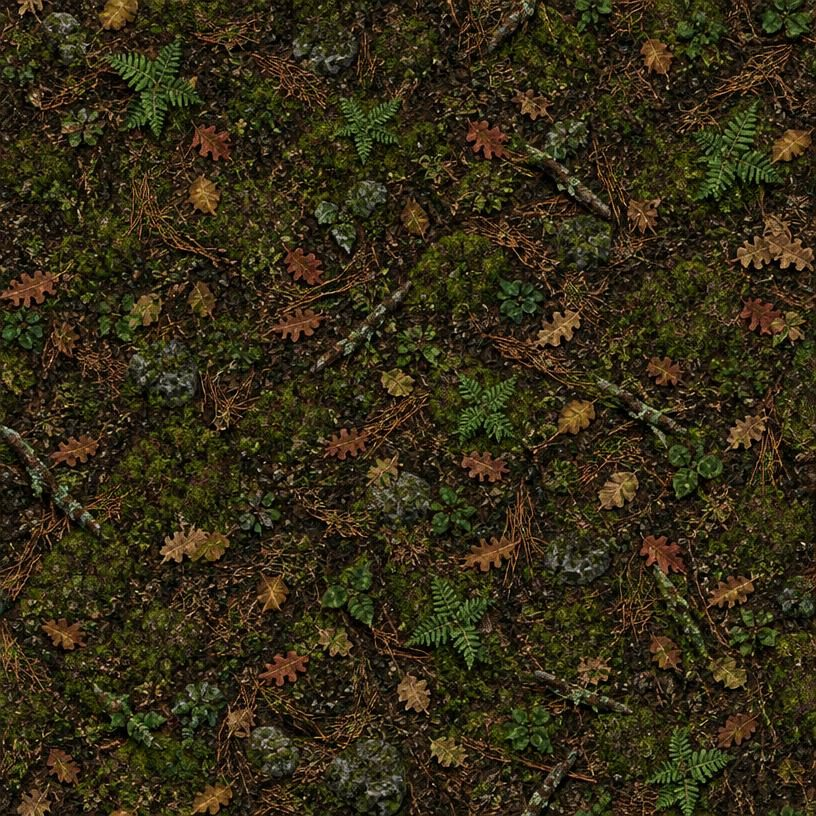
#> input picture src/assets/terrain/forest.jpg, 816 x 816 px
$ python terrain_qa.py ../src/assets/terrain/forest.jpg
#> lines starting #> are read from the running program, lines starting #| are printed output that depends on the picture
#!/usr/bin/env python3
"""Terrain texture QA (reports hints only, never a visual approval).

Usage: python3 scripts/terrain_qa.py src/assets/terrain/forest.jpg [reference.jpg]
Checks: size, seam ratio x/y, sharpness (mean Laplacian), macro blotchiness,
largest high-contrast motif (px and in figure heights at the texture's SPAN),
self-similarity of a 3x3 tiling.
"""
import sys
import numpy as np
from PIL import Image
from scipy import ndimage

# SPAN (texture px per tile) mirrors nature-sprites.ts; figure ≈ 0.3 tile tall.
SPAN = {"grass": 150, "meadow": 140, "forest": 120, "sand": 110, "water": 170, "fertile": 70,
        "rock": 130, "dirt": 56, "cobble": 34, "wheat": 38, "crops": 38}
LIMITS = {"seam": 1.6, "lap_lo": 15, "lap_hi": 40, "macro": 0.2, "motif_fig": 0.35}


def measure(path):
#> called with path = '../src/assets/terrain/forest.jpg'
    im = Image.open(path).convert("RGB")
#> im is the input picture: PIL image 816x816 RGB; mean R, G, B 52.6, 44.5, 23.7
    a = np.asarray(im).astype(float)
    g = a.mean(2)
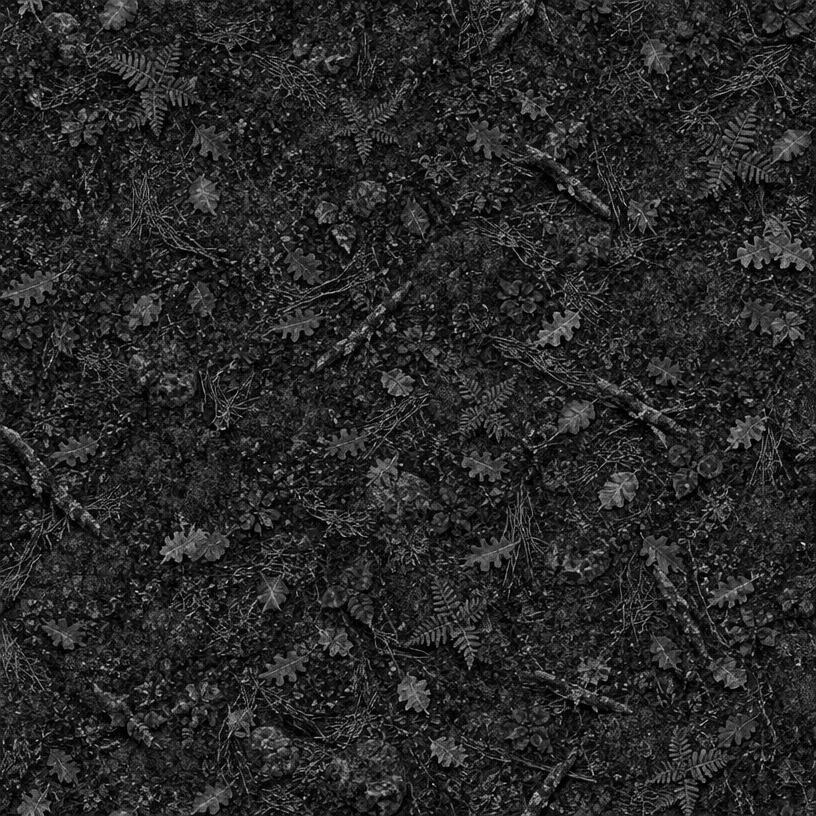
#> g: shape (816, 816) float64; min 0, max 237.7, mean 40.3
    sx = np.mean(np.abs(g[:, 0] - g[:, -1])) / np.mean(np.abs(np.diff(g, axis=1)))
#> sx = 1.23
    sy = np.mean(np.abs(g[0] - g[-1])) / np.mean(np.abs(np.diff(g, axis=0)))
#> sy = 1.13
    lap = np.abs(ndimage.laplace(g)).mean()
#> lap = 36.52
    macro = ndimage.gaussian_filter(g, 24).std() / max(g.std(), 1e-6)
#> macro = 0.108
    d = np.abs(g - ndimage.gaussian_filter(g, 8))
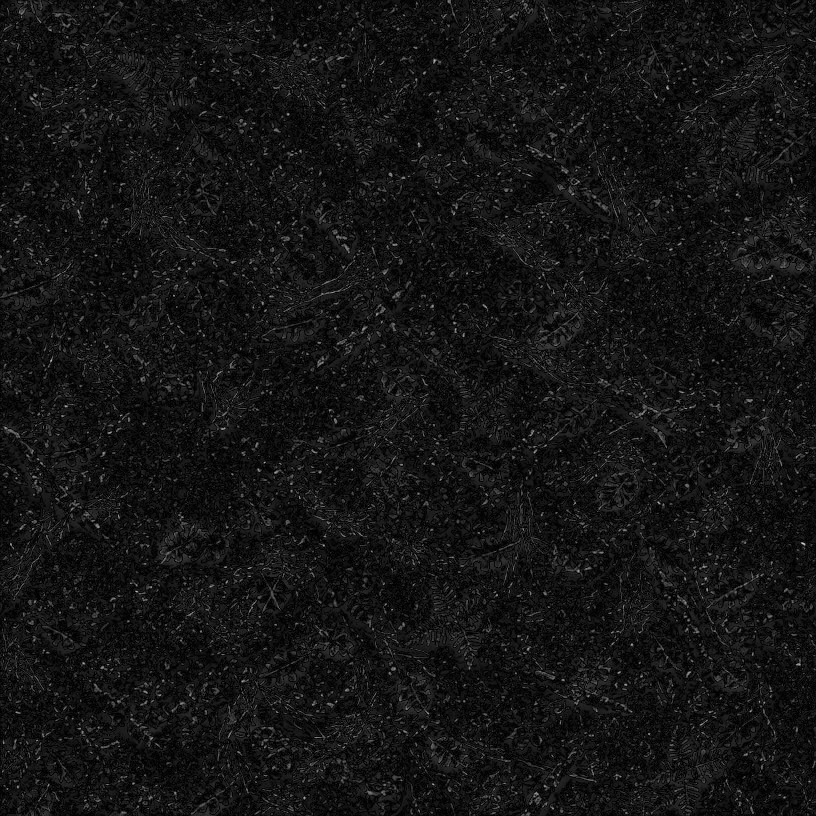
#> d: shape (816, 816) float64; min 3.67e-05, max 203, mean 20.6
    lab, n = ndimage.label(d > 40)
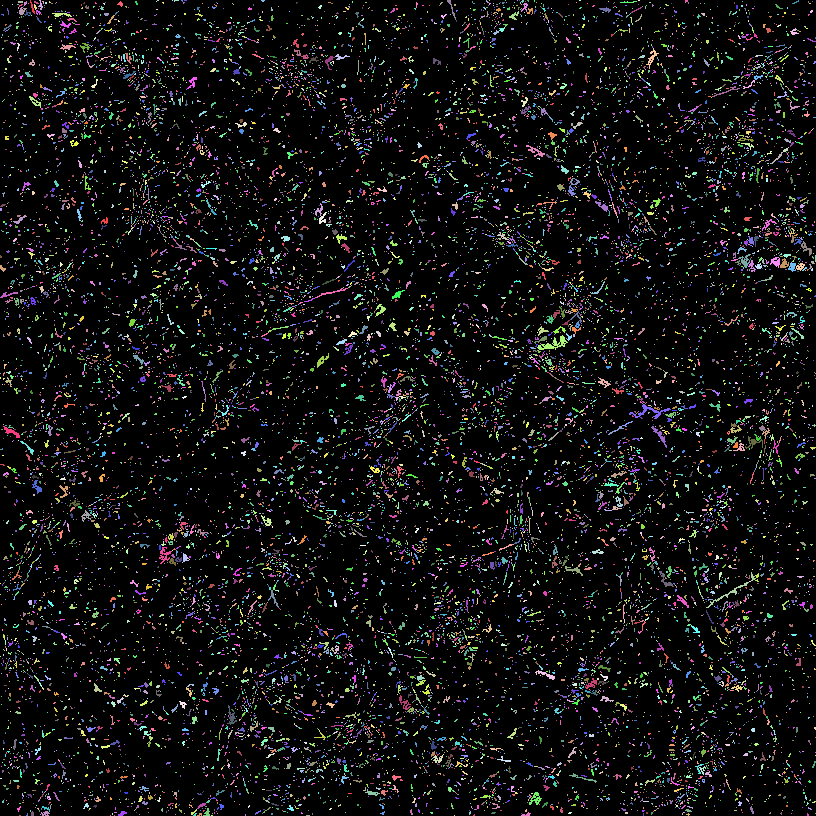
#> lab: shape (816, 816) int32; 15568 distinct labels, from 0 to 15567; one colour per label, 0 black
#> n = 15567
    motif = int(np.sqrt(max(ndimage.sum(np.ones_like(g), lab, range(1, n + 1))))) if n else 0
#> motif = 13
    name = path.rsplit("/", 1)[-1].split(".")[0]
    span = SPAN.get(name, 120)
    fig_px = span * 0.3 * im.width / 816
#> fig_px = 36
    return dict(file=path, size=im.size, mean_rgb=a.reshape(-1, 3).mean(0).round(1).tolist(),
                seam_x=round(sx, 2), seam_y=round(sy, 2), sharp=round(lap, 1), macro=round(macro, 2),
                motif_px=motif, motif_in_figures=round(motif / fig_px, 2))


def hints(m):
    h = []
    if max(m["seam_x"], m["seam_y"]) > LIMITS["seam"]: h.append("sichtbare Kachelnaht")
    if m["sharp"] < LIMITS["lap_lo"]: h.append("zu weich/aquarellig")
    if m["sharp"] > LIMITS["lap_hi"]: h.append("evtl. körnig/überschärft")
    if m["macro"] > LIMITS["macro"]: h.append("große Flecken -> Wiederholung sichtbar")
    if m["motif_in_figures"] > LIMITS["motif_fig"]: h.append("Einzelmotive zu groß gegenüber Figur")
    return h or ["keine Auffälligkeit (Sichtprüfung trotzdem nötig)"]


if __name__ == "__main__":
    for p in sys.argv[1:]:
        m = measure(p)
#> m = 9 items
        print(m)
#| {'file': '../src/assets/terrain/forest.jpg', 'size': (816, 816), 'mean_rgb': [52.6, 44.5, 23.7], 'seam_x': 1.23, 'seam_y': 1.13, 'sharp': 36.5, 'macro': 0.11, 'motif_px': 13, 'motif_in_figures': 0.36}
        print("  ->", "; ".join(hints(m)))
#|   -> Einzelmotive zu groß gegenüber Figur

$ run again, with src/assets/terrain/crops.jpg copied over src/assets/terrain/forest.jpg
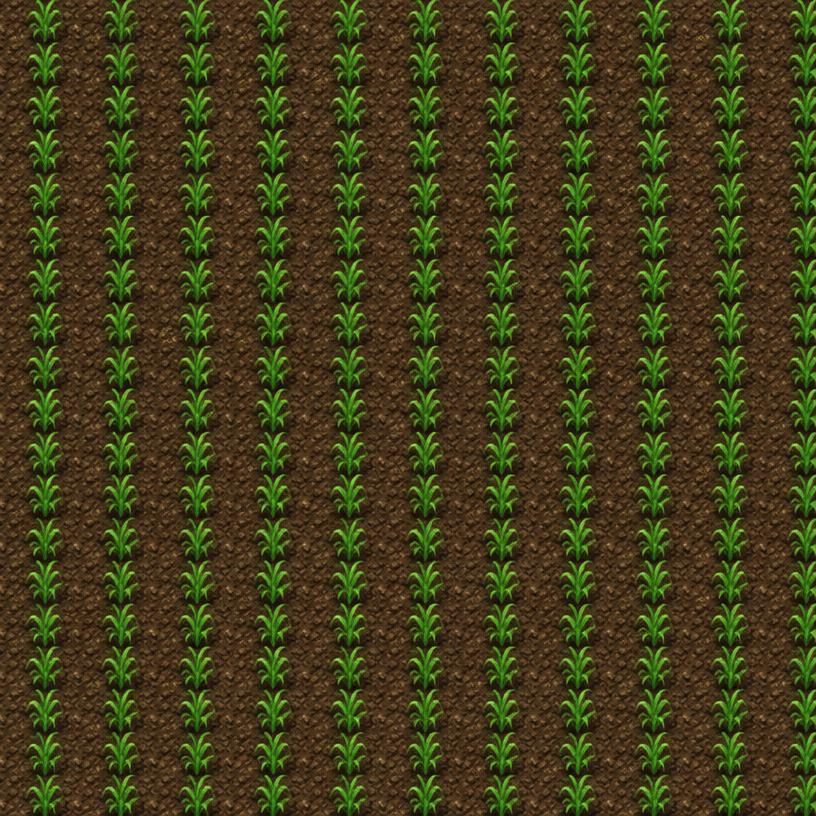
#> input picture src/assets/terrain/crops.jpg, 816 x 816 px
#> in measure, im is the input picture: PIL image 816x816 RGB; mean R, G, B 66.3, 61.1, 26.4
#> in measure, `g = a.mean(2)`:
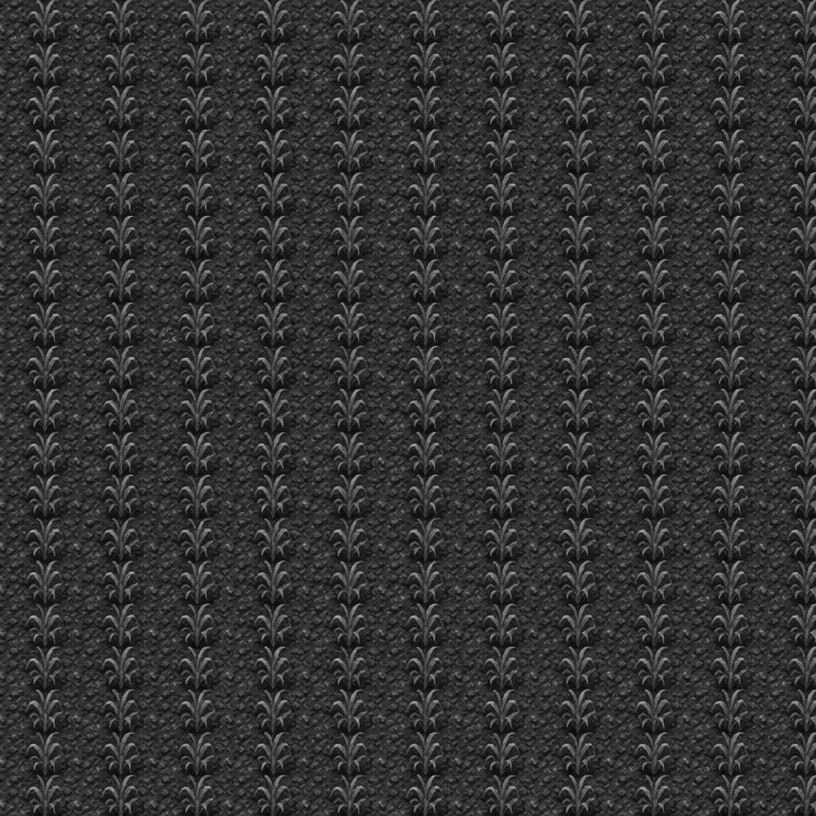
#> g: shape (816, 816) float64; min 2.67, max 183.7, mean 51.3
#> sx = 2.88
#> sy = 2.06
#> lap = 20.3
#> macro = 0.0313
#> in measure, `lab, n = ndimage.label(d > 40)`:
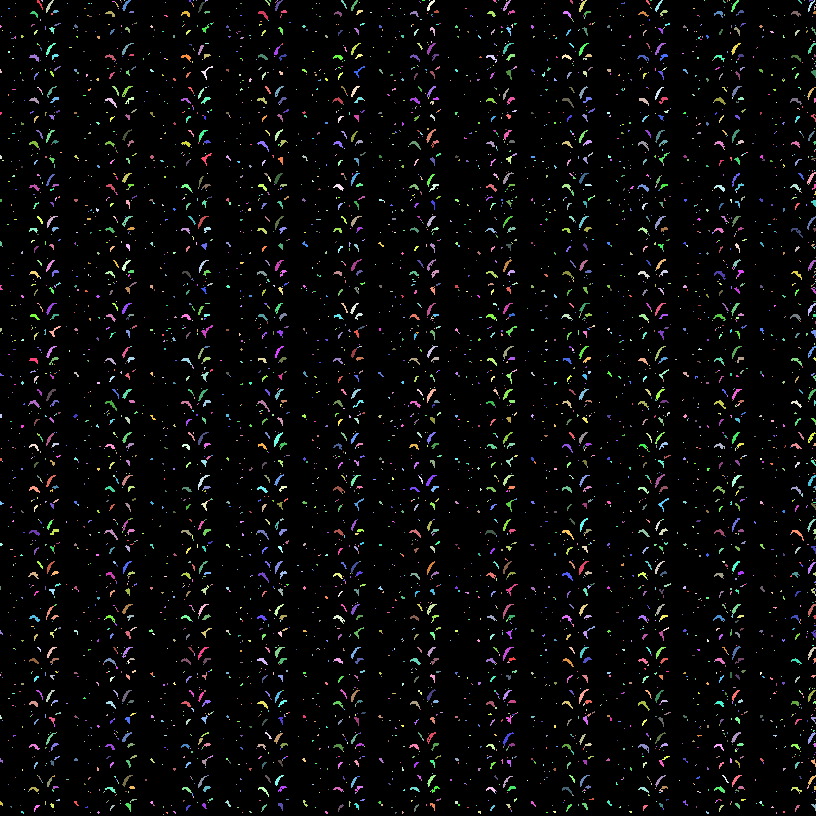
#> lab: shape (816, 816) int32; 5145 distinct labels, from 0 to 5144; one colour per label, 0 black
#> n = 5144
#> motif = 7
#> m = 9 items
#| {'file': '../src/assets/terrain/forest.jpg', 'size': (816, 816), 'mean_rgb': [66.3, 61.1, 26.4], 'seam_x': 2.88, 'seam_y': 2.06, 'sharp': 20.3, 'macro': 0.03, 'motif_px': 7, 'motif_in_figures': 0.19}
#|   -> sichtbare Kachelnaht
